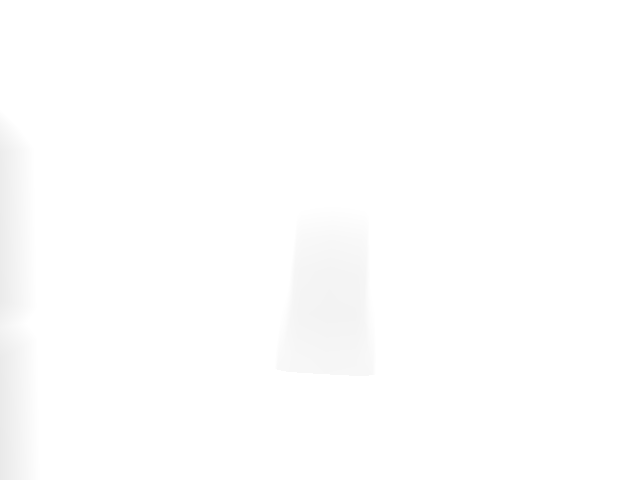
//> input picture prius_detector/testing/image.png, 640 x 480 px
$ ./open_cv   (built with g++ and OpenCV 4)
//> lines starting //> are read from the running program, lines starting //| are printed output that depends on the picture; after the words box and inside, x2 and y2 are one past the last pixel; in counts of white or black regions, pixels touching at a corner belong together
#include <iostream>
#include <string>
#include <opencv2/opencv.hpp>

int main(){

    //! Basic introduction..
    std::string imagePath = "image.png";
    cv::Mat img = cv::imread(imagePath);
//> img is the input picture: 480 rows x 640 cols, CV_8UC3; min 233, max 255, mean 254.2
    if(img.empty()) {
        std::cout << "Could not read the image: " << imagePath << std::endl;
        return -1;
    }

    //! Convert to grayscale
    cv::Mat gray;
    cv::cvtColor(img, gray, CV_BGR2GRAY);

    //! compute mask (you could use a simple threshold if the image is always as good as the one you provided)
    cv::Mat mask;
    cv::threshold(gray, mask, 0, 255, CV_THRESH_BINARY_INV | CV_THRESH_OTSU);
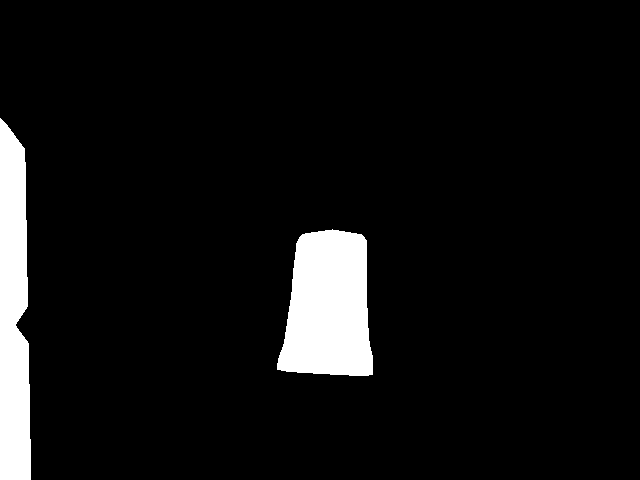
//> mask: 480 rows x 640 cols, CV_8UC1; 6.8% white; 2 white regions

    //! Finding contours..
    std::vector<std::vector<cv::Point>> contours;
    std::vector<cv::Vec4i> hierarchy;
    cv::findContours(mask,contours, CV_RETR_EXTERNAL, CV_CHAIN_APPROX_SIMPLE);
//> contours = 2 contours; box (x1, y1, x2, y2) and area: (277, 229, 373, 376) 11074, (0, 118, 31, 480) 9147

    //! Draw contours and find biggest contour (if there are other contours in the image, assuming the biggest one is the desired rect)
    int biggestContourIdx = -1;
    float biggestContourArea = 0;
    cv::Mat drawing = cv::Mat::zeros( mask.size(), CV_8UC3 );

    for (int i = 0; i< contours.size(); i++){
        cv::Scalar color = cv::Scalar(0, 100, 0);
        drawContours( drawing, contours, i, color, 1, 8, hierarchy, 0, cv::Point() );

        float ctArea= cv::contourArea(contours[i]);
        if (ctArea > biggestContourArea){
            biggestContourArea = ctArea;
            biggestContourIdx = i;
        }
    }
//> this loop made 2 passes
//> (ctArea, biggestContourArea) on pass 1: (11074.5, 11074.5)
//> ctArea on pass 2: 9147
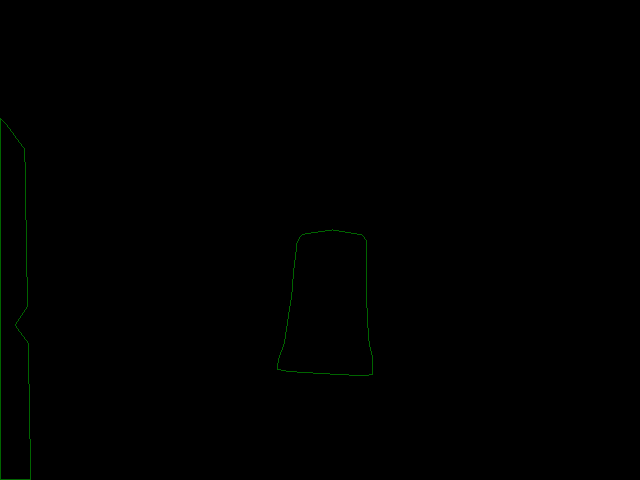
//> drawing: 480 rows x 640 cols, CV_8UC3; mean B, G, R 0, 0.4, 0
//> after the loop, biggestContourArea = 11074.5; biggestContourIdx = 0

    //! If no contour found
    if(biggestContourIdx < 0){
        std::cout << "No contour found..\n";
        return -1;
    }

    //! compute the rotated bounding rect of the biggest contour! (this is the part that does what you want/need)
    cv::RotatedRect boundingBox = cv::minAreaRect(contours[biggestContourIdx]);
//> boundingBox = centre (328, 301.3), size (144.9, 95.4), angle -87

    //one thing to remark: this will compute the OUTER boundary box, so maybe you have to erode/dilate if you want something between the ragged lines


    //! Draw the rotated rect
    cv::Point2f corners[4];
    boundingBox.points(corners);
//> corners = 4 Points (x, y): [371.9, 376.2], [276.6, 371.2], [284.2, 226.5], [379.5, 231.5]
    cv::line(drawing, corners[0], corners[1], cv::Scalar(255,255,255));
//> drawing: 480 rows x 640 cols, CV_8UC3; 96 pixels changed, all inside (x1, y1, x2, y2) = (277, 371, 373, 377)
    cv::line(drawing, corners[1], corners[2], cv::Scalar(255,255,255));
    cv::line(drawing, corners[2], corners[3], cv::Scalar(255,255,255));
//> drawing: 480 rows x 640 cols, CV_8UC3; mean B, G, R 0.3, 0.6, 0.3
    cv::line(drawing, corners[3], corners[0], cv::Scalar(255,255,255));
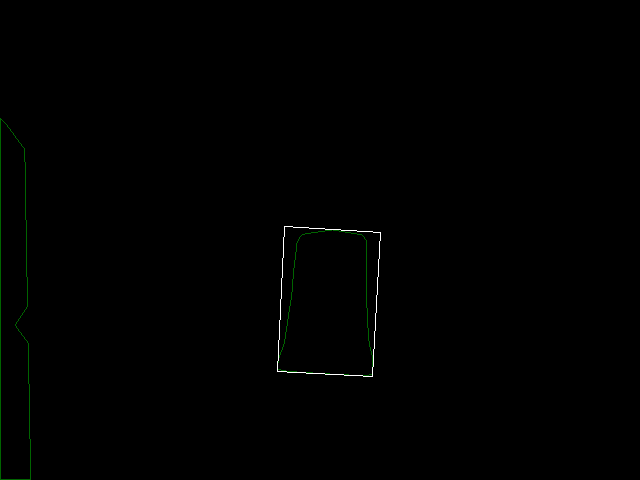
//> drawing: 480 rows x 640 cols, CV_8UC3; mean B, G, R 0.4, 0.8, 0.4

    //! Draw center point..
    cv::Point2f center;
    for (int i=0; i<4; i++){
        center.x += corners[i].x;
        center.y += corners[i].y;
    }
    center.x /= 4;
//> center = Point(328, 1205.4)
    center.y /= 4;
//> center = Point(328, 301.3)
    cv::circle(drawing, center, 2, cv::Scalar(255,255,255), 2);
//> drawing: 480 rows x 640 cols, CV_8UC3; 37 pixels changed, all inside (x1, y1, x2, y2) = (325, 298, 332, 305)

    //! Display
    cv::imshow("Original", img);
    cv::imshow("Center Detection", drawing);
    cv::waitKey(0);
    cv::destroyAllWindows();

    return 0;
}
